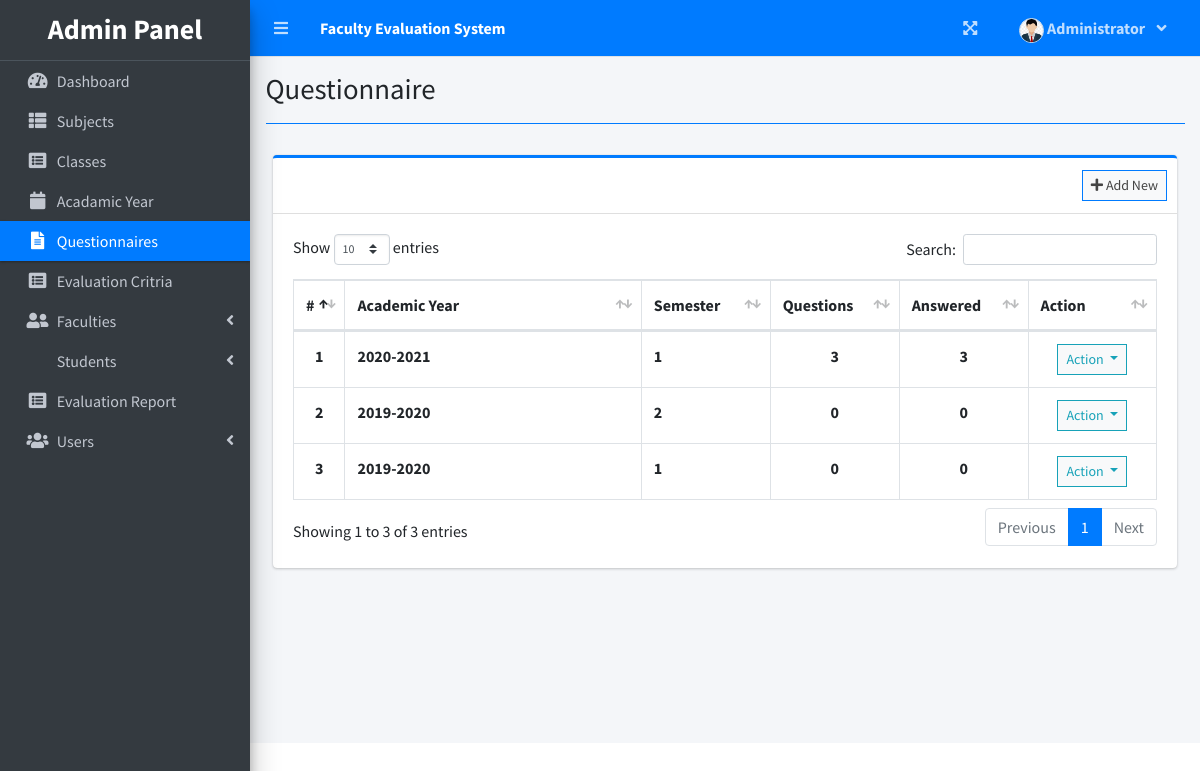
Screenshot of /index.php?page=questionnaire (signed in) with the database file from the repository.
### tables this page shows
CREATE TABLE `academic_list` (
  `id` int(30) NOT NULL,
  `year` text NOT NULL,
  `semester` int(30) NOT NULL,
  `is_default` tinyint(1) NOT NULL DEFAULT 0,
  `status` int(1) NOT NULL DEFAULT 0 COMMENT '0=Pending,1=Start,2=Closed'
);

### admin/questionnaire.php (the view, shortened to what this page needs)
<?php include'db_connect.php' ?>
<div class="col-lg-12">
	<div class="card card-outline card-primary">
		<div class="card-header">
			<div class="card-tools">
				<a class="btn btn-block btn-sm btn-default btn-flat border-primary new_academic" href="javascript:void(0)"><i class="fa fa-plus"></i> Add New</a>
			</div>
		</div>
		<div class="card-body">
			<table class="table tabe-hover table-bordered" id="list">
				<colgroup>
					<col width="5%">
					<col width="35%">
					<col width="15%">
					<col width="15%">
					<col width="15%">
					<col width="15%">
				</colgroup>
				<thead>
					<tr>
						<th class="text-center">#</th>
						<th>Academic Year</th>
						<th>Semester</th>
						<th>Questions</th>
						<th>Answered</th>
						<th>Action</th>
					</tr>
				</thead>
				<tbody>
					<?php
					$i = 1;
					$qry = $conn->query("SELECT * FROM academic_list order by abs(year) desc,abs(semester) desc ");
					while($row= $qry->fetch_assoc()):
						$questions = $conn->query("SELECT * FROM question_list where academic_id ={$row['id']} ")->num_rows;
						$answers = $conn->query("SELECT * FROM evaluation_list where academic_id ={$row['id']} ")->num_rows;
					?>
					<tr>
						<th class="text-center"><?php echo $i++ ?></th>
						<td><b><?php echo $row['year'] ?></b></td>
						<td><b><?php echo $row['semester'] ?></b></td>
						<td class="text-center"><b><?php echo number_format($questions) ?></b></td>
						<td class="text-center"><b><?php echo number_format($answers) ?></b></td>
						<td class="text-center">
							<button type="button" class="btn btn-default btn-sm btn-flat border-info wave-effect text-info dropdown-toggle" data-toggle="dropdown" aria-expanded="true">
		                      Action
		                    </button>
						</td>
					</tr>
				<?php endwhile; ?>
				</tbody>
			</table>
		</div>
	</div>
</div>

### rows the page displays
academic_list: year "2020-2021", semester "1", questions "3", answers "3"
academic_list: year "2019-2020", semester "2", questions "0", answers "0"
academic_list: year "2019-2020", semester "1", questions "0", answers "0"

### other values shown
$_SESSION['system']['name'] "Faculty Evaluation System"
$_SESSION['login_firstname'] "Administrator"
$title "Questionnaire"
